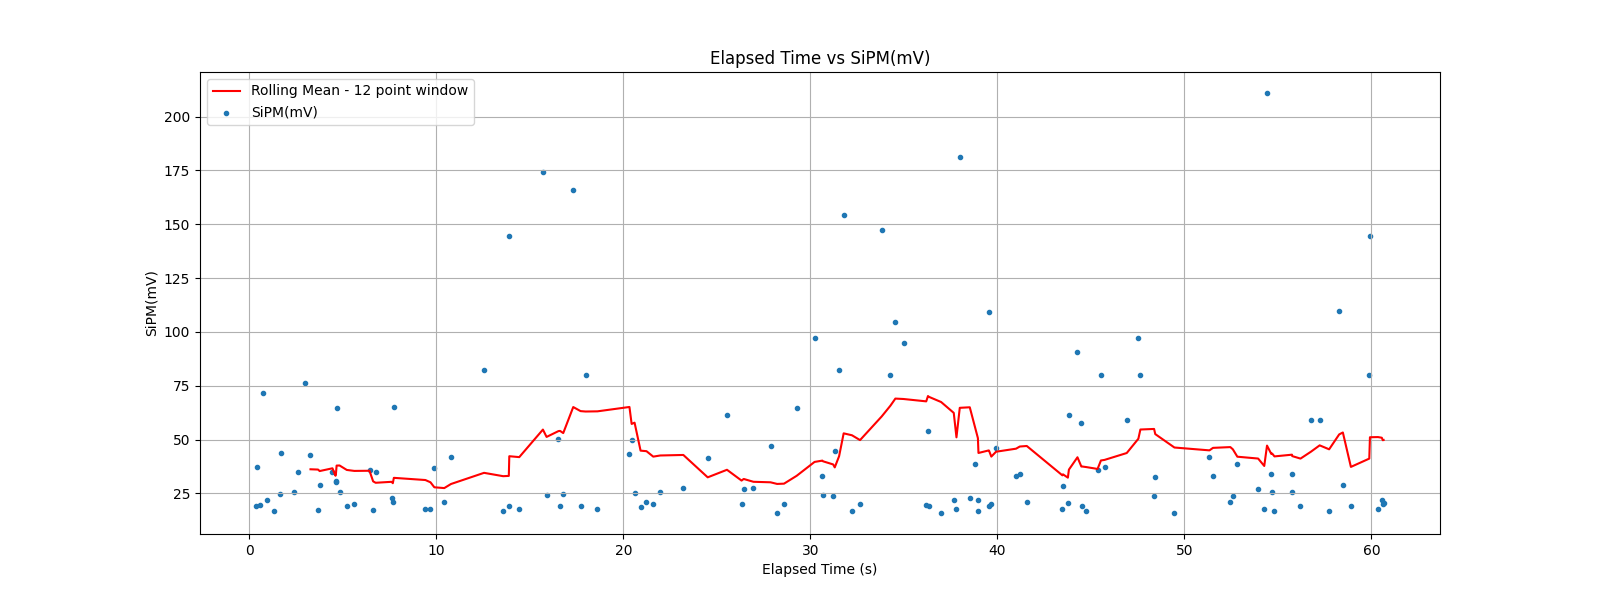

This chart was generated by the following Python code:
import pandas as pd
import matplotlib.pyplot as plt
import mpld3
import webbrowser

print(pd.__version__)

df = pd.read_csv('data1.txt', sep=' ', skiprows=6)

# print(df.head(10))

# print(df.columns)

# print(df['Temp'])

# print('Mean =', df['Temp'].mean())

# print('Mean = {:.2f}'.format(df['Temp'].mean()))



# print(df[['Time_el', 'mV']])    


y1 = df['mV']
y2 = df['mV'].rolling(window=12).mean()
x = df['Time_el'] / 1000

fig = plt.figure(figsize = (16,6))

plt.scatter(x, y1, label='SiPM(mV)', marker='.')
plt.plot(x, y2, label='Rolling Mean - 12 point window', color='red')

plt.xlabel('Elapsed Time (s)')
plt.ylabel('SiPM(mV)')
plt.title('Elapsed Time vs SiPM(mV)')
plt.grid(True)
plt.legend()
# save plt as png file
plt.savefig('simple_plot.png')

#plt.show()

HtmlStr = mpld3.fig_to_html(fig)

with open('index.html', 'w') as html_file:
    html_file.write(HtmlStr)
    
webbrowser.open('index.html', new=2)

print('Done!')












